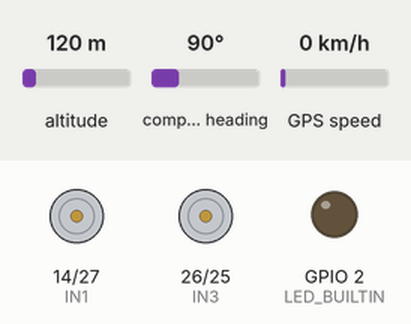
Recording of a sketch running on a simulated ESP32. On the bench: motor-driver pin pairs drawn as motors (green arrow = first pin HIGH = forward, orange = second pin HIGH = backward, longer = more drive, scaled by the enable pin), output pins drawn as LEDs (lit = HIGH). Inputs (shaded band) come from the test bench; at power-on: altitude 120 m, compass heading 90°, GPS speed 0 km/h. WiFi joins after 1.5 s; servers stay silent unless stated; network time is answered at once with the bench clock; uploads are accepted with an empty reply; the local clock reads 2024-03-15 10:24:30 at power-on unless the sketch sets it; the GPS gets a fix after 3 s at 37.7749, -122.4194 with 8 satellites; what the sketch prints to the serial monitor is not drawn.

Above: at 0.1 s.
At 6.6 s:
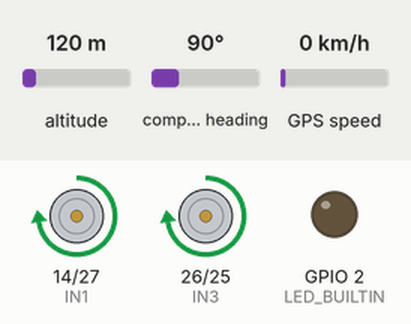
Timing chart, 0 to 8.1 s (numbered marks = the images above):
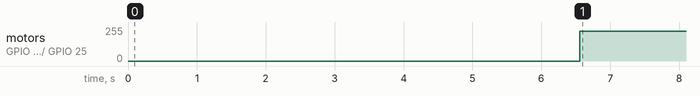

The sketch:

car1_code.ino
```cpp
/*#include <HTTPClient.h>
#include <TinyGPS++.h>
#include <NTPClient.h>
#include <WiFiUdp.h>
#include <ArduinoJson.h>
#include <WiFi.h>

// Wi-Fi credentials
const char* ssid = "BAPI";
const char* password = "BAPI0509";

// Server URL
const char* server_url = "https://gps-tracker-m2m7.onrender.com/gps";
const char* car_id = "car1";

// GPS setup
TinyGPSPlus gps;
HardwareSerial neogps(2); // RX=16, TX=17 for NEO-6M

WiFiUDP ntpUDP;
NTPClient timeClient(ntpUDP, "pool.ntp.org", 0, 60000); // UTC time

// Motor driver pins
#define IN1 14   // Left motor forward
#define IN2 27   // Left motor reverse
#define IN3 26   // Right motor forward
#define IN4 25   // Right motor reverse
#define ENA 32   // Left motor enable
#define ENB 33   // Right motor enable

#define LED_BUILTIN 2 // ⭐ New: Define LED pin (ESP32 built-in LED)

// Move car forward
void moveForward() {
  analogWrite(ENA, 225);
  analogWrite(ENB, 225);
  digitalWrite(IN1, HIGH);
  digitalWrite(IN2, LOW);
  digitalWrite(IN3, HIGH);
  digitalWrite(IN4, LOW);
}

// Stop car
void stopCar() {
  analogWrite(ENA, 0);
  analogWrite(ENB, 0);
  digitalWrite(IN1, LOW);
  digitalWrite(IN2, LOW);
  digitalWrite(IN3, LOW);
  digitalWrite(IN4, LOW);
}

void connectWiFi() {
  WiFi.begin(ssid, password);
  Serial.print("Connecting to WiFi");
  while (WiFi.status() != WL_CONNECTED) {
    delay(500);
    Serial.print(".");
  }
  Serial.println("\n✅ Connected to WiFi!");
}

void setup() {
  Serial.begin(115200);
  neogps.begin(9600, SERIAL_8N1, 16, 17); // GPS serial

  // Motor pin modes
  pinMode(IN1, OUTPUT);
  pinMode(IN2, OUTPUT);
  pinMode(IN3, OUTPUT);
  pinMode(IN4, OUTPUT);
  pinMode(ENA, OUTPUT);
  pinMode(ENB, OUTPUT);

  pinMode(LED_BUILTIN, OUTPUT); // ⭐ New: Set LED as output

  stopCar(); // Safety stop at start

  connectWiFi(); // Connect to Wi-Fi
  timeClient.begin();
  timeClient.update();

  moveForward(); // Start moving by default
  Serial.println("🚗 Car started moving by default!");
}

void loop() {
  // Read GPS data
  while (neogps.available()) {
    gps.encode(neogps.read());
  }

  if (gps.location.isUpdated()) {
    float lat = gps.location.lat();
    float lon = gps.location.lng();

    Serial.printf("📍 Latitude: %.6f, Longitude: %.6f\n", lat, lon);
    sendToServer(lat, lon);
  } else {
    Serial.println("Waiting for GPS fix...");
  }

  delay(5000); // Delay between checks
}

String getTimestamp() {
  timeClient.update();
  unsigned long epoch = timeClient.getEpochTime();
  struct tm *ptm = gmtime((time_t *)&epoch);

  char timestamp[25];
  snprintf(timestamp, sizeof(timestamp), "%04d-%02d-%02dT%02d:%02d:%02dZ",
           ptm->tm_year + 1900, ptm->tm_mon + 1, ptm->tm_mday,
           ptm->tm_hour, ptm->tm_min, ptm->tm_sec);
  return String(timestamp);
}

void sendToServer(float lat, float lon) {
  if (WiFi.status() == WL_CONNECTED) {
    HTTPClient http;
    http.begin(server_url);
    http.addHeader("Content-Type", "application/json");

    StaticJsonDocument<200> doc;
    doc["car"] = "car1"; // Specify car ID
    doc["latitude"] = lat;
    doc["longitude"] = lon;
    doc["timestamp"] = getTimestamp();

    String jsonStr;
    serializeJson(doc, jsonStr);

    int httpCode = http.POST(jsonStr);
    String response = http.getString();

    if (httpCode == 201) {
      Serial.println("✅ Data sent successfully");
      Serial.println("📦 Server command: " + response);

      // ⭐ New: Blink LED when data sent successfully
      digitalWrite(LED_BUILTIN, HIGH);
      delay(100);
      digitalWrite(LED_BUILTIN, LOW);

      if (response == "stop") {
        stopCar();
        Serial.println("🛑 Car stopped by server");
      } else if (response == "move") {
        moveForward();
        delay(150);
        stopCar();
        delay(400);
        Serial.println("🚗 Car moving");
      } else {
        Serial.println("⚠️ Unknown command");
      }
    } else {
      Serial.printf("❌ Failed to send data: %d\n", httpCode);
    }

    http.end();
  } else {
    Serial.println("⚠️ WiFi not connected");
    connectWiFi(); // Reconnect if disconnected
  }
}*/


#include <HTTPClient.h>
#include <TinyGPS++.h>
#include <NTPClient.h>
#include <WiFiUdp.h>
#include <ArduinoJson.h>
#include <WiFi.h>

// Wi-Fi credentials
const char* ssid = "Tushti";
const char* password = "Tushti1234";

// Server URL
const char* server_url = "https://gps-tracker-m2m7.onrender.com/gps";
const char* car_id = "car1";
// GPS setup
TinyGPSPlus gps;
HardwareSerial neogps(2); // RX=16, TX=17 for NEO-6M

WiFiUDP ntpUDP;
NTPClient timeClient(ntpUDP, "in.pool.ntp.org", 0, 60000); // UTC time

// Motor driver pins
#define IN1 14   // Left motor forward
#define IN2 27   // Left motor reverse
#define IN3 26   // Right motor forward
#define IN4 25   // Right motor reverse
#define ENA 32   // Left motor enable
#define ENB 33   // Right motor enable

#define LED_BUILTIN 2 // Built-in LED

bool carMoving = false; // 🔥 Tracks whether car is currently moving

// Move car forward
void moveForward() {
  analogWrite(ENA, 225);
  analogWrite(ENB, 225);
  digitalWrite(IN1, HIGH);
  digitalWrite(IN2, LOW);
  digitalWrite(IN3, HIGH);
  digitalWrite(IN4, LOW);
  carMoving = true;
  Serial.println("🚗 Car moving forward");
}

// Stop car
void stopCar() {
  analogWrite(ENA, 0);
  analogWrite(ENB, 0);
  digitalWrite(IN1, LOW);
  digitalWrite(IN2, LOW);
  digitalWrite(IN3, LOW);
  digitalWrite(IN4, LOW);
  carMoving = false;
  Serial.println("🛑 Car stopped");
}

void connectWiFi() {
  WiFi.begin(ssid, password);
  Serial.print("Connecting to WiFi");
  while (WiFi.status() != WL_CONNECTED) {
    delay(500);
    Serial.print(".");
  }
  Serial.println("\n✅ Connected to WiFi!");
}

void setup() {
  Serial.begin(115200);
  neogps.begin(9600, SERIAL_8N1, 16, 17); // GPS serial

  // Motor and LED pin modes
  pinMode(IN1, OUTPUT);
  pinMode(IN2, OUTPUT);
  pinMode(IN3, OUTPUT);
  pinMode(IN4, OUTPUT);
  pinMode(ENA, OUTPUT);
  pinMode(ENB, OUTPUT);
  pinMode(LED_BUILTIN, OUTPUT);

  stopCar(); // Safety stop

  connectWiFi();
  timeClient.begin();
  timeClient.update();
}

void loop() {
  // Read GPS data
  while (neogps.available()) {
    gps.encode(neogps.read());
  }

  if (gps.location.isUpdated()) {
    float lat = gps.location.lat();
    float lon = gps.location.lng();

    Serial.printf("📍 Latitude: %.6f, Longitude: %.6f\n", lat, lon);

    // 🚗 Start moving if GPS fix achieved and not already moving
    if (!carMoving) {
      moveForward();
    }

    sendToServer(lat, lon);
  } else {
    Serial.println("Waiting for GPS fix...");
  }

  delay(5000); // Delay between checks
}

String getTimestamp() {
  timeClient.update();
  unsigned long epoch = timeClient.getEpochTime();
  struct tm *ptm = gmtime((time_t *)&epoch);

  char timestamp[25];
  snprintf(timestamp, sizeof(timestamp), "%04d-%02d-%02dT%02d:%02d:%02dZ",
           ptm->tm_year + 1900, ptm->tm_mon + 1, ptm->tm_mday,
           ptm->tm_hour, ptm->tm_min, ptm->tm_sec);
  return String(timestamp);
}

void sendToServer(float lat, float lon) {
  if (WiFi.status() == WL_CONNECTED) {
    HTTPClient http;
    http.begin(server_url);
    http.addHeader("Content-Type", "application/json");

    StaticJsonDocument<200> doc;
    doc["carId"] = "car1"; // Specify car ID
    doc["latitude"] = lat;
    doc["longitude"] = lon;
    doc["timestamp"] = getTimestamp();

    String jsonStr;
    serializeJson(doc, jsonStr);

    int httpCode = http.POST(jsonStr);
    String response = http.getString();

    if (httpCode == 201) {
      Serial.println("✅ Data sent successfully");
      Serial.println("📦 Server command: " + response);

      // Blink LED after successful POST
      digitalWrite(LED_BUILTIN, HIGH);
      delay(100);
      digitalWrite(LED_BUILTIN, LOW);

      if (response == "stop") {
        stopCar();
      } else if (response == "move") {
        if (!carMoving) {
          moveForward();
        }
      } else {
        Serial.println("⚠️ Unknown command received. Ignoring and keep moving...");
        // ⭐ Do nothing: Keep moving even if unknown command received
      }

    } else {
      Serial.printf("❌ Failed to send data: %d\n", httpCode);
    }

    http.end();
  } else {
    Serial.println("⚠️ WiFi not connected");
    connectWiFi(); // Try reconnecting
  }
}
```

Measured:
- by itself, motor on GPIO 14 (IN1) / GPIO 27 (IN2), motor on GPIO 26 (IN3) / GPIO 25 (IN4): stopped → forward 225/255 at 6.6 s
